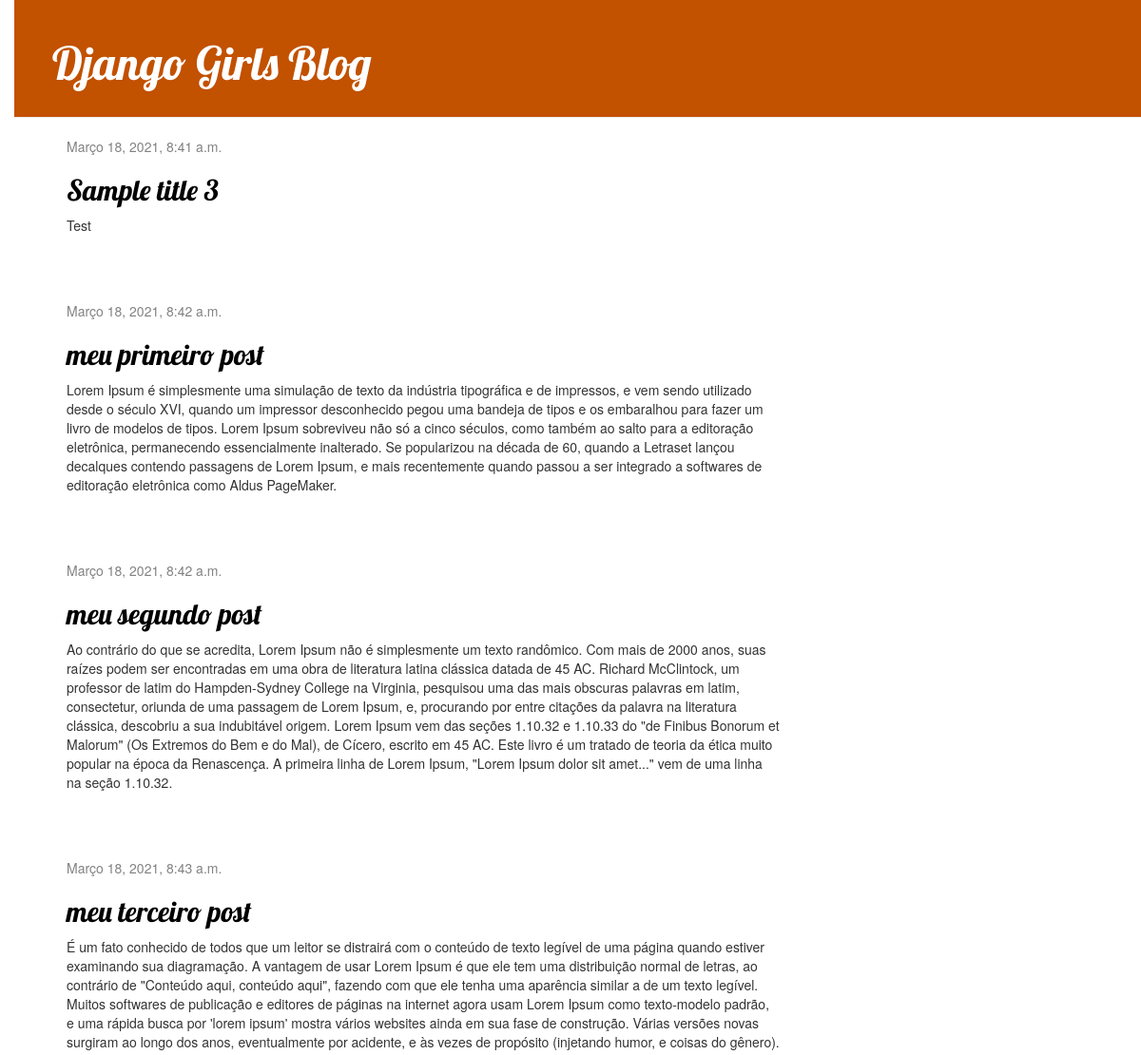
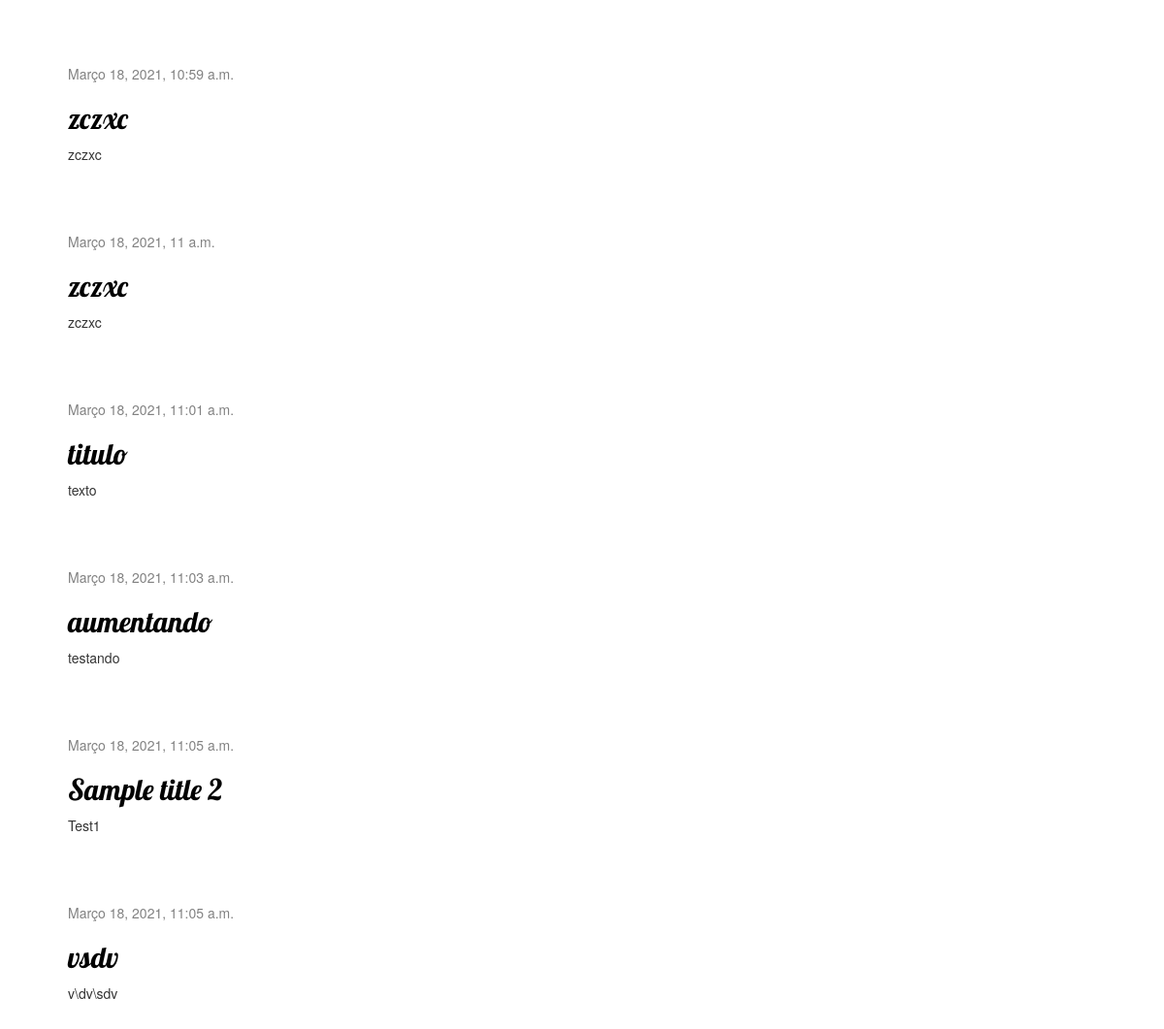
The page / on the database its author committed (2 pictures, top to bottom).
### blog/models.py (models this page shows, shortened)
class Post(models.Model):
    author = models.ForeignKey(settings.AUTH_USER_MODEL, on_delete=models.CASCADE)
    title = models.CharField(max_length=200)
    text = models.TextField()
    created_date = models.DateTimeField(default=timezone.now)
    published_date = models.DateTimeField(blank=True, null=True)

### blog/views.py (the view)
# urls.py: path('', views.post_list, name='post_list'),
def post_list(request):
    posts = Post.objects.filter(published_date__lte=timezone.now()).order_by('published_date')
    return render(request, 'blog/post_list.html', {'posts': posts})

### blog/templates/blog/post_list.html
{% extends 'blog/base.html' %}
{% block content %}
    {% for post in posts %}
        <div class="post">
            <div class="date">
                {{ post.published_date }}
            </div>
            <h2><a href="{% url 'post_detail' pk=post.pk %}">{{ post.title }}</a></h2>
            <p>{{ post.text|linebreaksbr }}</p>
        </div>
    {% endfor %}
{% endblock %}

### blog/templates/blog/base.html (shortened to what this page needs)
{% load static %}
<html>
    <head>
        <link rel="stylesheet" href="//maxcdn.bootstrapcdn.com/bootstrap/3.2.0/css/bootstrap.min.css">
        <link rel="stylesheet" href="//maxcdn.bootstrapcdn.com/bootstrap/3.2.0/css/bootstrap-theme.min.css">
        <link rel="stylesheet" href="{% static 'css/blog.css' %}">
    </head>
    <body>
        <div class="page-header">
            <h1><a href="/">Django Girls Blog</a></h1>
        </div>
        <div class="content container">
            <div class="row">
                <div class="col-md-8">
                {% block content %}
                {% endblock %}
                </div>
            </div>
        </div>
    </body>
</html>

### blog/static/css/blog.css (style rules this page uses)
h1 a, h2 a { color: #C25100; }
body { padding-left: 15px; }
h1 a, h2 a { color: #C25100; font-family: 'Lobster'; }
.page-header { background-color: #C25100; margin-top: 0; padding: 20px 20px 20px 40px; }
.page-header h1, .page-header h1 a, .page-header h1 a:visited, .page-header h1 a:active { color: #ffffff; font-size: 36pt; text-decoration: none; }
.content { margin-left: 40px; }
h1, h2, h3, h4 { font-family: 'Lobster', cursive; }
.date { color: #828282; }
.post { margin-bottom: 70px; }
.post h2 a, .post h2 a:visited { color: #000000; }

### rows shown on the page
Post: published_date "Março 18, 2021, 8:41 a.m.", title "Sample title 3", text "Test"
Post: published_date "Março 18, 2021, 8:42 a.m.", title "meu primeiro post", text "Lorem Ipsum é simplesmente uma simulação de texto da indústria tipográfica e de impressos, e vem sendo utilizado desde o século XVI, quando um impressor desconhecido pegou uma bandeja de tipos e os embaralhou para fazer um livro de modelos de tipos. Lorem Ipsum sobreviveu não só a cinco séculos, como também ao salto para a editoração eletrônica, permanecendo essencialmente inalterado. Se popularizou na década de 60, quando a Letraset lançou decalques contendo passagens de Lorem Ipsum, e mais recentemente quando passou a ser integrado a softwares de editoração eletrônica como Aldus PageMaker."
Post: published_date "Março 18, 2021, 8:42 a.m.", title "meu segundo post", text "Ao contrário do que se acredita, Lorem Ipsum não é simplesmente um texto randômico. Com mais de 2000 anos, suas raízes podem ser encontradas em uma obra de literatura latina clássica datada de 45 AC. Richard McClintock, um professor de latim do Hampden-Sydney College na Virginia, pesquisou uma das mais obscuras palavras em latim, consectetur, oriunda de uma passagem de Lorem Ipsum, e, procurando por entre citações da palavra na literatura clássica, descobriu a sua indubitável origem. Lorem Ipsum vem das seções 1.10.32 e 1.10.33 do \"de Finibus Bonorum et Malorum\" (Os Extremos do Bem e do Mal), de Cícero, escrito em 45 AC. Este livro é um tratado de teoria da ética muito popular na época da…"
Post: published_date "Março 18, 2021, 8:43 a.m.", title "meu terceiro post", text "É um fato conhecido de todos que um leitor se distrairá com o conteúdo de texto legível de uma página quando estiver examinando sua diagramação. A vantagem de usar Lorem Ipsum é que ele tem uma distribuição normal de letras, ao contrário de \"Conteúdo aqui, conteúdo aqui\", fazendo com que ele tenha uma aparência similar a de um texto legível. Muitos softwares de publicação e editores de páginas na internet agora usam Lorem Ipsum como texto-modelo padrão, e uma rápida busca por 'lorem ipsum' mostra vários websites ainda em sua fase de construção. Várias versões novas surgiram ao longo dos anos, eventualmente por acidente, e às vezes de propósito (injetando humor, e coisas do gênero)."
Post: published_date "Março 18, 2021, 10:59 a.m.", title "zczxc", text "zczxc"
Post: published_date "Março 18, 2021, 11 a.m.", title "zczxc", text "zczxc"
Post: published_date "Março 18, 2021, 11:01 a.m.", title "titulo", text "texto"
Post: published_date "Março 18, 2021, 11:03 a.m.", title "aumentando", text "testando"
Post: published_date "Março 18, 2021, 11:05 a.m.", title "Sample title 2", text "Test1"
Post: published_date "Março 18, 2021, 11:05 a.m.", title "vsdv", text "v\\dv\\sdv"
